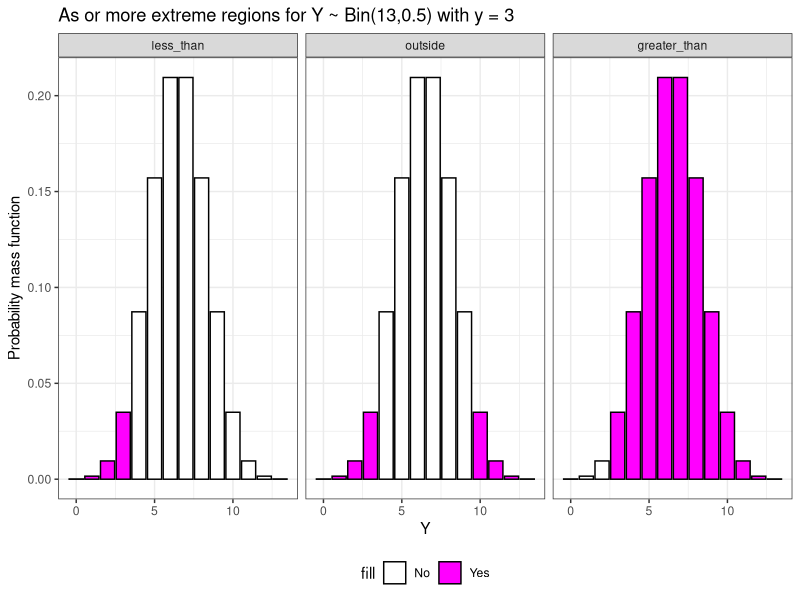
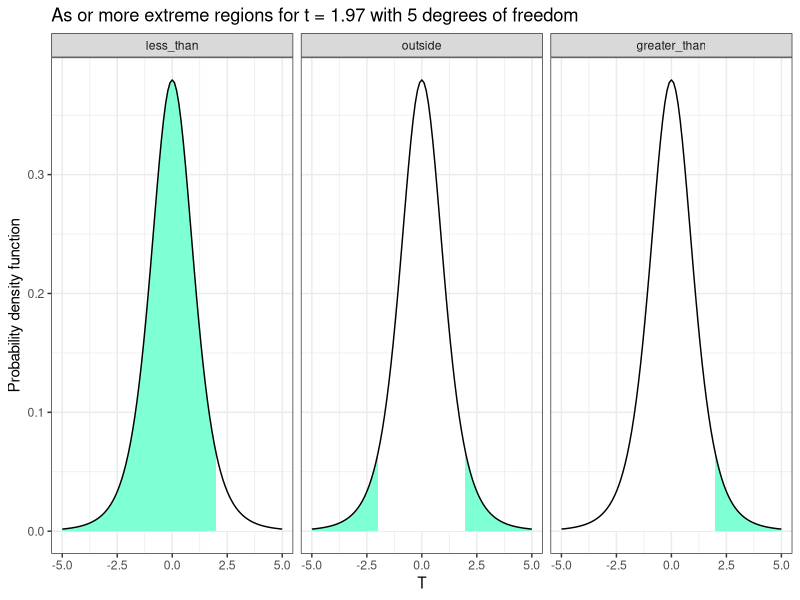

Write R code to recreate these figures, in order.
## ----libraries, message=FALSE, warning=FALSE, cache=FALSE------------------------------------------------------
library("tidyverse")


## ----set_seed, echo=FALSE--------------------------------------------------------------------------------------
set.seed(2)


## --------------------------------------------------------------------------------------------------------------
n = 13
y = 3
p = 0.5


## --------------------------------------------------------------------------------------------------------------
d = data.frame(Y = 0:n) %>%
  dplyr::mutate(pmf = dbinom(Y, n, 0.5),
         outside = ifelse(abs(Y-n*0.5) >= abs(y-n*0.5),
                                     "Yes","No"),
         less_than = ifelse(abs(Y <= y), "Yes", "No"),
         greater_than = ifelse(abs(Y >= y), "Yes", "No")) %>%
  tidyr::gather("region", "fill", -Y, -pmf) %>%
  dplyr::mutate(region = factor(region, levels = c("less_than","outside","greater_than")))

ggplot(d, aes(Y, pmf, fill = fill)) + 
  geom_bar(stat = "identity", color = "black") + 
  facet_grid(.~region) +
  theme_bw() + 
  theme(legend.position="bottom") +
  scale_fill_manual(values = c("Yes" = "magenta", "No" = "white")) +
  labs(title = "As or more extreme regions for Y ~ Bin(13,0.5) with y = 3",
       y = "Probability mass function")


## ----echo=TRUE-------------------------------------------------------------------------------------------------
pbinom(y, size = n, prob = p)


## ----echo=TRUE-------------------------------------------------------------------------------------------------
1-pbinom(y-1, size = n, prob = p)


## ----echo=TRUE-------------------------------------------------------------------------------------------------
2*pbinom(y, size = n, prob = p)


## --------------------------------------------------------------------------------------------------------------
mu = 3
sigma = 4

n = 6
ybar = 6.3
s = 4.1

t = (ybar - mu)/(s/sqrt(n))


## --------------------------------------------------------------------------------------------------------------
t_ribbon = data.frame(T = seq(-5, 5, length = 1001), ymin = 0) %>%
  dplyr::mutate(pdf = dt(T, df = n-1))
  
d = bind_rows(
  t_ribbon %>% filter(T >= t) %>% mutate(region = "less_than"),
  t_ribbon %>% filter(T <= t) %>% mutate(region = "greater_than"),
  t_ribbon %>% filter(abs(T) <= abs(t)) %>% mutate(region = "outside")) %>%
  mutate(region = factor(region, levels = c("less_than","outside","greater_than")))

ggplot(d, aes(x = T, ymin = ymin, ymax = pdf)) + 
  stat_function(fun = dt, args = list(df = n-1), geom = "area", fill = "aquamarine") +
  geom_ribbon(fill = "white") +
  stat_function(fun = dt, args = list(df = n-1)) +
  facet_grid(.~region) +
  theme_bw() + 
  # scale_fill_manual(values = c("Yes" = "red", "No" = "white")) +
  labs(title = paste("As or more extreme regions for t =",round(t,2),"with",
                     n-1,"degrees of freedom"),
       y = "Probability density function")


## ----echo=TRUE-------------------------------------------------------------------------------------------------
pt(t, df = n-1)


## ----echo=TRUE-------------------------------------------------------------------------------------------------
1-pt(t, df = n-1)


## ----echo=TRUE-------------------------------------------------------------------------------------------------
2*(1-pt(t, df = n-1))
